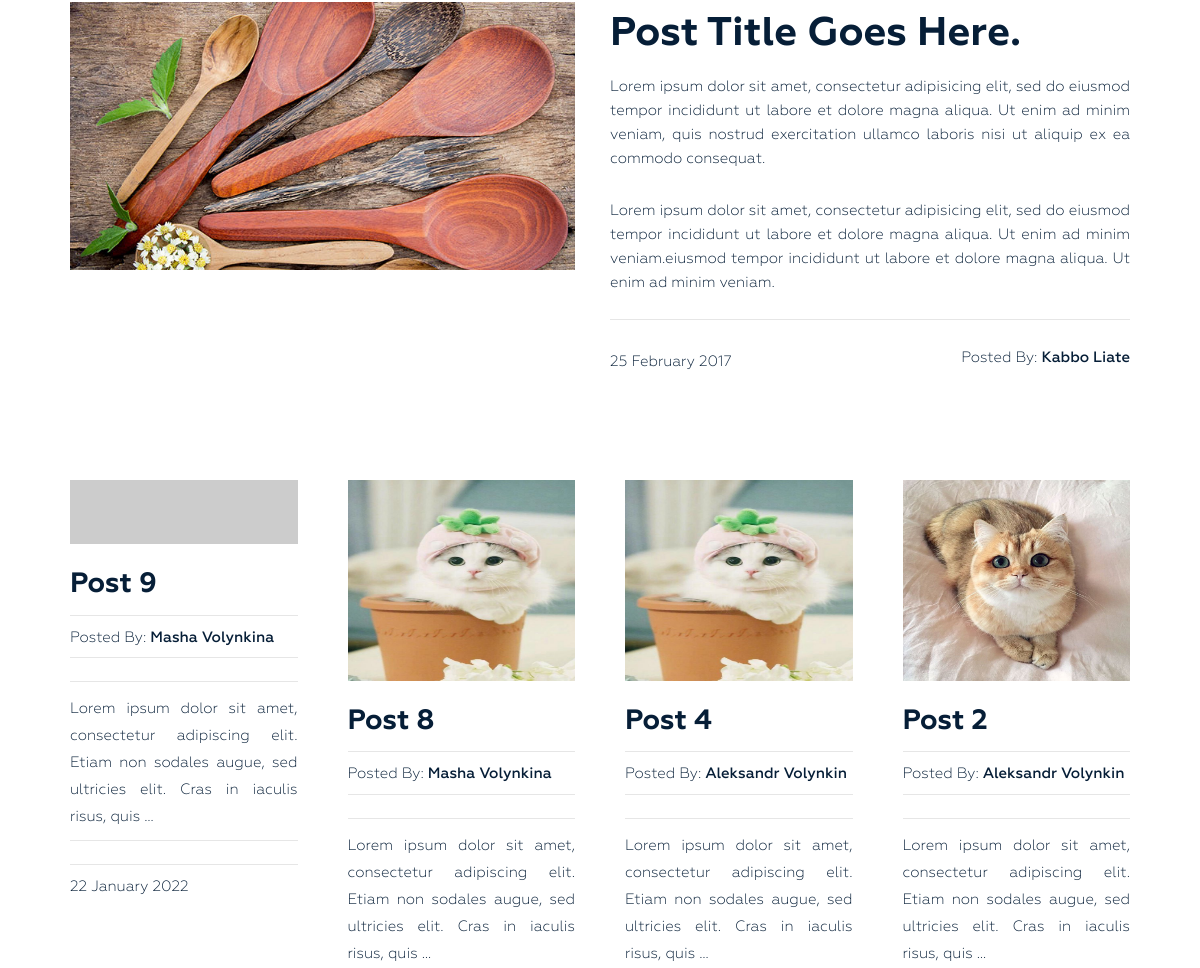
Page /tag/beauty/ (middle part) on the earlier database version.
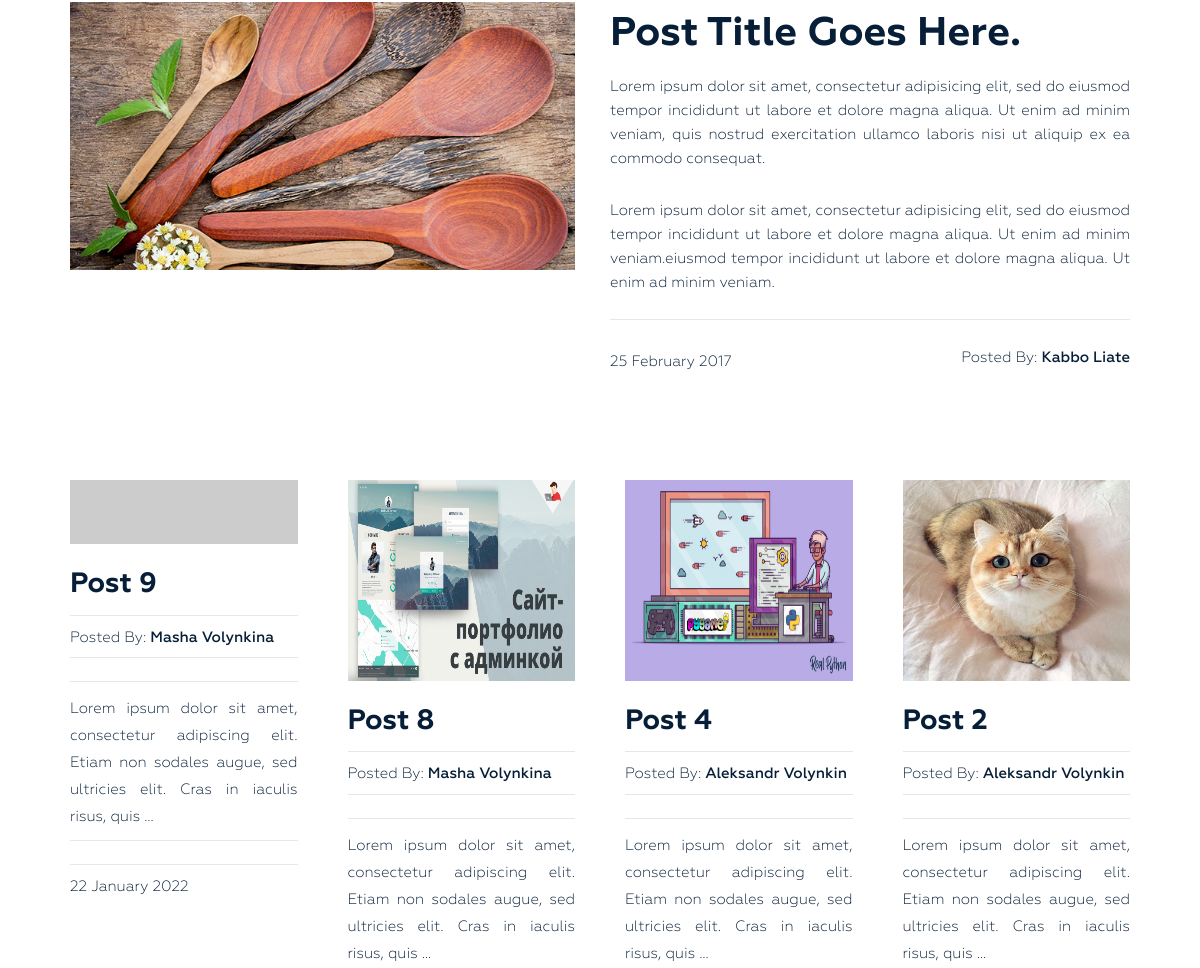
Same page on the later database version.
### blog/models.py (models this page shows)
class CommonInfo(models.Model):
    title = models.CharField(max_length=255, verbose_name='Title')
    slug = models.SlugField(max_length=80, unique=True, verbose_name='URL')
    def __str__(self):
        return self.title
    class Meta:
        abstract = True
        ordering = ['title']

class Post(CommonInfo):
    author = models.CharField(max_length=100, verbose_name='Author')
    content = models.TextField(verbose_name='Content')
    photo = models.ImageField(upload_to='photos/%Y/%m/%d/', blank=True, verbose_name='Photo')
    views = models.IntegerField(default=0, verbose_name='Number of views')
    category = models.ForeignKey('Category', on_delete=models.PROTECT, related_name='posts', verbose_name='Category')
    tags = models.ManyToManyField('Tag', blank=True, related_name='posts', verbose_name='Tags')
    created_at = models.DateTimeField(auto_now_add=True, verbose_name='Date of creation')
    def get_absolute_url(self):
        return reverse_lazy('blog:view_post', kwargs={'slug': self.slug})
    class Meta:
        ordering = ['-created_at']
        verbose_name_plural = 'Posts'

### blog/views.py (the view)
# urls.py: path('tag/<str:slug>/', views.PostsByTag.as_view(), name='tag'),
class PostsByTag(ListView):
    template_name = 'blog/home.html'
    context_object_name = 'posts'
    paginate_by = 4
    allow_empty = False
    def get_context_data(self, *, object_list=None, **kwargs):
        context = super().get_context_data(**kwargs)
        context['title'] = f'Записи по тегу: {Tag.objects.get(slug=self.kwargs["slug"])}'
        return context
    def get_queryset(self):
        return Post.objects.filter(tags__slug=self.kwargs['slug'])

### blog/models.py (called while the page is built)
    def get_absolute_url(self):
        return reverse_lazy('blog:category', kwargs={'slug': self.slug})

### blog/templatetags/menu.py (called while the page is built)
@register.inclusion_tag('blog/menu.html')
def show_menu(menu_class='menu'):
    categories = Category.objects.all()
    return {'categories': categories, 'menu_class': menu_class}

### blog/templates/blog/home.html (shortened to what this page needs)
{% extends 'base.html' %}
{% load static %}
{% block content %}
<section class="blog-post-area">
    <div class="container">
        <div class="row">
            <div class="blog-post-area-style">
                <div class="col-md-12">
                    <div class="single-post-big">
                        <div class="big-image">
                            <img src="{% static 'img/post-image1.jpg' %}" alt="">
                        </div>
                        <div class="big-text">
                            <h3><a href="#">Post Title Goes Here.</a></h3>
                            <p>Lorem ipsum dolor sit amet, consectetur adipisicing elit, sed do eiusmod tempor incididunt ut labore et dolore magna
                                aliqua. Ut enim ad minim veniam, quis nostrud exercitation ullamco laboris nisi ut aliquip ex ea commodo
                                consequat.</p>
                            <p>Lorem ipsum dolor sit amet, consectetur adipisicing elit, sed do eiusmod tempor incididunt ut labore et dolore magna
                                aliqua. Ut enim ad minim veniam.eiusmod tempor incididunt ut labore et dolore magna aliqua. Ut enim ad minim
                                veniam.</p>
                            <h4><span class="date">25 February 2017</span><span class="author">Posted By: <span class="author-name">Kabbo Liate</span></span>
                            </h4>
                        </div>
                    </div>
                </div>
                {% for post in posts %}
                <div class="col-md-3">
                    <div class="single-post">
                        {% if post.photo %}
                        <a href="{{ post.get_absolute_url }}"><img src="{{ post.photo.url }}" alt="{{ post.title }}" width="300" height="201">
                        {% else %}
                        <a href="{{ post.get_absolute_url }}"><img src="https://picsum.photos/id/1060/300/201/?blur=2" alt="{{ post.title }}" class="rounded mx-auto d-block"></a>
                        {% endif %}
                        <h3><a href="{{ post.get_absolute_url }}">{{ post.title }}</a></h3>
                        <h4><span>Posted By: <span class="author-name">{{ post.author}}</span></span>
                        </h4>
                        <p>{{ post.content|truncatewords_html:20|safe }}</p>
                        <h4><span>{{ post.created_at|date:'j F Y' }}</span></h4>
                    </div>
                </div>
                {% endfor %}
            </div>
        </div>
    </div>
</section>
{% endblock %}

### templates/base.html (shortened to what this page needs)
<!DOCTYPE html>
<html lang="en">
{% load static %}
{% load cache %}
<head>
    <link rel="stylesheet" href="{% static 'css/bootstrap.css' %}">
    <link rel="stylesheet" href="{% static 'css/font-awesome.min.css' %}">
    <link rel="stylesheet" href="{% static 'css/owl.carousel.min.css' %}">
    <link rel="stylesheet" href="{% static 'css/owl.theme.default.min.css' %}">
    <link rel="stylesheet" href="{% static 'style.css' %}">
    <link rel="stylesheet" href="{% static 'responsive.css' %}">
</head>
<body>
    <div class="wrapper">
        {% block content %}{% endblock %}
    </div>
</body>
</html>

### templates/inc/_header.html (shortened to what this page needs)
{% load menu %}

### templates/inc/_footer.html (shortened to what this page needs)
{% load menu %}

### blog/static/style.css (style rules this page uses)
section.blog-post-area { margin-top: 50px; }
section.blog-post-area .big-image { float: left; width: 50%; padding-right: 35px; }
section.blog-post-area .big-text { float: right; width: 50%; padding-right: 20px; }
section.blog-post-area img { width: 100%; }
section.blog-post-area .big-text h3 { margin: 10px 0 0; }
section.blog-post-area .big-text h3 a { font-family: Geometria; font-weight: 700; font-size: 40px; color: #061e37; text-decoration: none; }
section.blog-post-area .big-text p { color: #061e37; font-family: Geometria; font-size: 15px; font-weight: 400; line-height: 24px; padding-top: 18px; text-align: justify; text-decoration: none; }
section.blog-post-area .big-text h4 { margin-top: 25px; padding-top: 30px; position: relative; }
section.blog-post-area .big-text h4::before { background: #e6e6e6 none repeat scroll 0 0; content: ""; height: 1px; position: absolute; top: 0; width: 100%; }
section.blog-post-area .single-post { padding-right: 20px; margin: 100px 0px 0px; }
section.blog-post-area h4 span { font-family: Geometria; font-weight: 400; font-size: 15px; color: #061e37; text-decoration: none; }
section.blog-post-area .big-text h4 span.author { float: right }
section.blog-post-area h4 span.author-name { font-weight: 500; }
.blog-post-area .single-post h3 a { font-family: Geometria; font-size: 28px; font-weight: 700; text-decoration: none; color: #061e37; }
.blog-post-area .single-post p { color: #061e37; font-family: Geometria; font-size: 15px; font-weight: 400; line-height: 27px; padding-top: 14px; position: relative; text-align: justify; }
.blog-post-area .single-post h4 { margin-bottom: 12px; padding-top: 10px; position: relative; }
.blog-post-area .single-post h4::before { background: #e6e6e6 none repeat scroll 0 0; content: ""; height: 1px; position: absolute; top: 0; width: 100%; }
.blog-post-area .single-post p::before { background: #e6e6e6 none repeat scroll 0 0; content: ""; height: 1px; position: absolute; top: 0; width: 100%; }
.blog-post-area .single-post h3 { margin: 25px 0 15px; }
.blog-post-area .blog-post-area-style { margin: 0 20px 0 40px; }

Differences in the rows shown:
changed Post "Post 8": photo: a different picture
changed Post "Post 4": photo: a different picture
